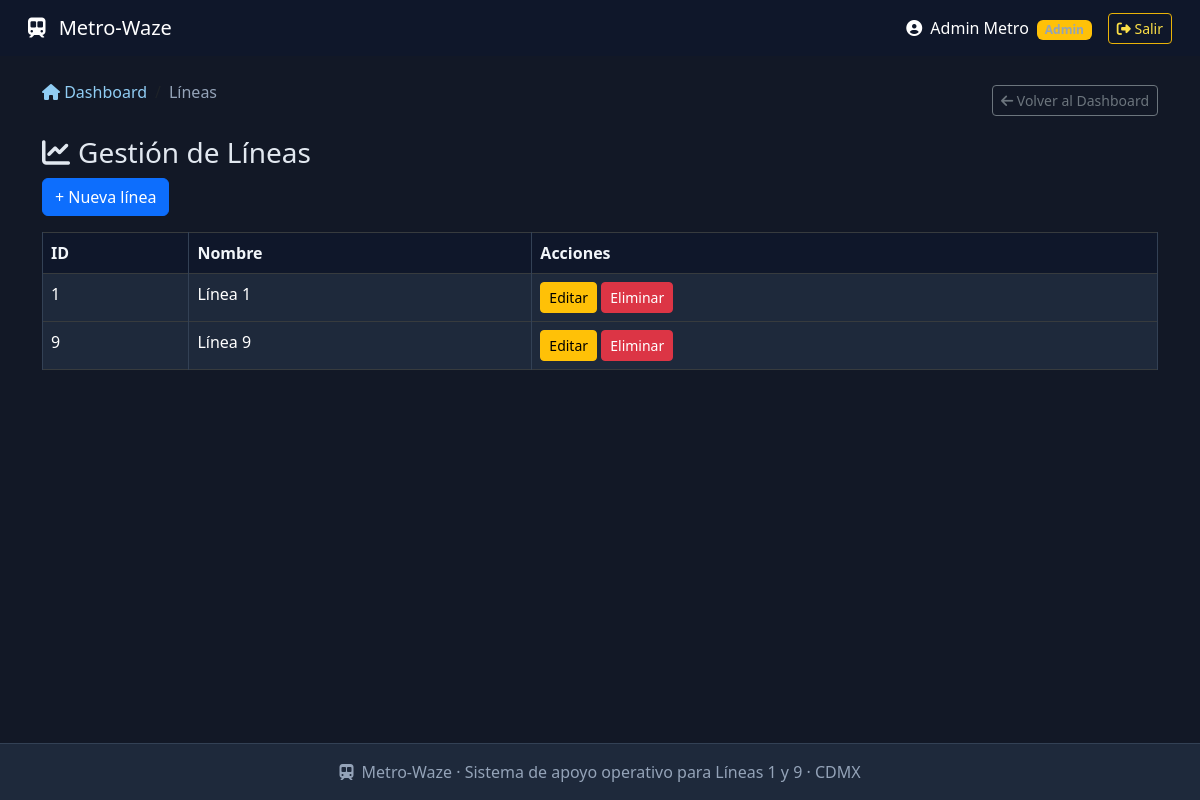
Page /lineas.php (signed in) on the committed database.
### tables this page shows
CREATE TABLE linea (
    id_linea INT PRIMARY KEY AUTO_INCREMENT NOT NULL,
    nombre VARCHAR(100) NOT NULL
);

### lineas.php (the view, shortened to what this page needs)
<?php
require_once 'header.php';
require_once 'conexion.php';
$lineas = $pdo->query("SELECT * FROM linea ORDER BY id_linea")->fetchAll();
?>
<h3><i class="fas fa-chart-line me-2"></i>Gestión de Líneas</h3>
<button class="btn btn-primary mb-3" data-bs-toggle="modal" data-bs-target="#modalLinea">+ Nueva línea</button>
<table class="table table-bordered table-hover">
    <thead class="table-dark">
        <tr><th>ID</th><th>Nombre</th><th>Acciones</th></tr>
    </thead>
    <tbody class="table-dark">
    <?php foreach ($lineas as $l): ?>
        <tr>
            <td><?= $l['id_linea'] ?></td>
            <td><?= htmlspecialchars($l['nombre']) ?></td>
            <td>
                <button class="btn btn-sm btn-warning" onclick="editarLinea(<?= htmlspecialchars(json_encode($l)) ?>)">Editar</button>
                <a href="?eliminar=<?= $l['id_linea'] ?>" class="btn btn-sm btn-danger" onclick="return confirm('¿Eliminar?')">Eliminar</a>
            </td>
        </tr>
    <?php endforeach; ?>
    </tbody>
</table>
<?php require_once 'footer.php'; ?>

### header.php (style rules this page uses)
body { background: #121826; color: #e2e8f0; display: flex; flex-direction: column; min-height: 100vh; font-family: 'Segoe UI', system-ui; }
h1, h2, h3, h4, h5, h6, p, span, div:not(.modal-content):not(.card-dashboard) { color: #e2e8f0; }
.table, .table-hover, .table-bordered, .table-striped { background-color: #1e293b !important; color: #e2e8f0 !important; border-color: #334155 !important; }
.table th, .table td { border-color: #334155 !important; background-color: inherit !important; }
.table thead th, .table-dark thead th { background-color: #0f172a !important; color: #f1f5f9 !important; border-bottom-color: #334155 !important; }

### rows in the picture
linea: id_linea "1", nombre "Línea 1"
linea: id_linea "9", nombre "Línea 9"

### other values in the picture
$usuario_nombre "Admin Metro"
$page_title "Líneas"
